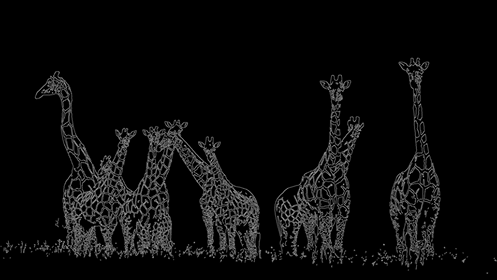
#> input picture image_Pixel/ImToPix.png, 497 x 280 px
$ python ImToPix.py
#> lines starting #> are read from the running program, lines starting #| are printed output that depends on the picture; after the words box and inside, x2 and y2 are one past the last pixel; in counts of white or black regions, pixels touching at a corner belong together
#RK
import os
import cv2
import numpy as np
from PIL import Image
#importing all the necessary libraries. OS is not too import, however.

#Extrating dimentions of the image
im = Image.open('ImToPix.png')
#> im is the input picture: PIL image 497x280 L; min 0, max 168, mean 11.4
im = im.convert('1') # converting image to B&W
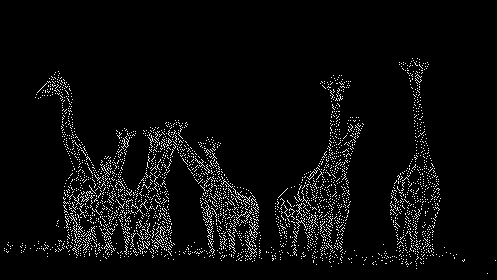
#> im: PIL image 497x280 1; 4.5% white in thin lines or dots, all inside (x1, y1, x2, y2) = (4, 58, 496, 274)

width, height = im.size
#> width = 497; height = 280
print(width)
#| 497
print(height)
#| 280


#Using openCV to process/read the image ---> unecessary/redundant
#img = im.read()#'ImToPix.png',cv2.IMREAD_COLOR)

xcord =[]
ycord =[]


##this piece of code extracts coordinates based on its coloe value
for y in range(0,height):
	row = ""
	for x in range(0,width):
		RGB = im.getpixel((x,y))
		if RGB == 255:
			xcord.append(x)
			ycord.append(y) #each integer added to y coordinates to its
#> after the loop, xcord = 6214 values, max 495 at index 6172, min 4 at index 5611, mean 228.3; ycord = 6214 values from 58 to 273
					# x integeter in xcord array
		#white will output 255
		#black outputs 0

#This is a test case which check to see if the above piece of code
#has the correct coordinates. If it does then, black is changed to white
#and vice-versa
def TestCase (im):
	newim=[] #since image is also an array, new array is formed to
	#store new image array
	white = (255,255,255)
	black = (0,0,0)
	for color in im.getdata(): #getdata() extracts color of each pixel
		if color == 0:
			#print(color,"1")
			color = white
			print("white:", white)
			newim.append(255)
		else:
			#print(color,"2")
			color = black
			print("black:", black)
			newim.append(0)
#> this loop made 139160 passes
#| white: (255, 255, 255)
#| white: (255, 255, 255)
#| white: (255, 255, 255)
#| white: (255, 255, 255)
#| white: (255, 255, 255)
#| white: (255, 255, 255)
#| white: (255, 255, 255)
#| white: (255, 255, 255)
#> (further printed lines are left out)
#> after the loop, newim = 139160 items

		#print(color)

	newimg = Image.new(im.mode, im.size) #new image create, although empty
#> newimg: PIL image 497x280 1; every value is 0
	newimg.putdata(newim)#data from new array is transfered into new empty image
	return newimg #returning the image

TestCase(im).save( 'imtopixTest1.jpg')#saving the image as imtopixTest.jpg

print(xcord, ycord)
#> (printed output is left out)
